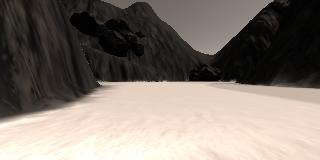
#> input picture sample.jpg, 320 x 160 px
$ python main.py
#> lines starting #> are read from the running program, lines starting #| are printed output that depends on the picture; after the words box and inside, x2 and y2 are one past the last pixel; in counts of white or black regions, pixels touching at a corner belong together
import matplotlib.image as mpimg
import matplotlib.pyplot as plt

filename = 'sample.jpg'
image = mpimg.imread(filename)
#> image is the input picture: shape (160, 320, 3); mean R, G, B 128.4, 119, 110.8
plt.imshow(image)
plt.show()

import numpy as np

# print(image.dtype, image.shape, np.min(image), np.max(image))

red_channel = np.copy(image)
red_channel[:, :, [1, 2]] = 0
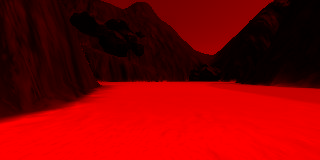
#> red_channel: shape (160, 320, 3); mean R, G, B 128.4, 0, 0
green_channel = np.copy(image)
green_channel[:, :, [0, 2]] = 0
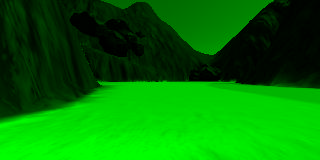
#> green_channel: shape (160, 320, 3); mean R, G, B 0, 119, 0
blue_channel = np.copy(image)
blue_channel[:, :, [0, 1]] = 0
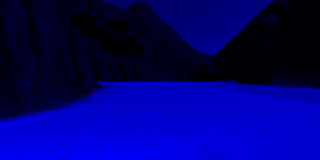
#> blue_channel: shape (160, 320, 3); mean R, G, B 0, 0, 110.8
fig = plt.figure(figsize=(12, 3))
plt.subplot(131)
plt.imshow(red_channel)
plt.subplot(132)
plt.imshow(green_channel)
plt.subplot(133)
plt.imshow(blue_channel)
plt.show()
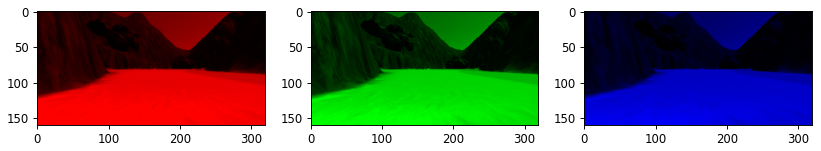
#> figure drawn by matplotlib, 3 panels

def color_thresh(img, rgb_thresh=(0, 0, 0)):

#> called with rgb_thresh = (160, 160, 160)
    color_select = np.zeros_like(img[:, :, 0])

    above_thresh = (img[:, :, 0] > rgb_thresh[0]) \
                   & (img[:, :, 1] > rgb_thresh[1]) \
                   & (img[:, :, 2] > rgb_thresh[2])
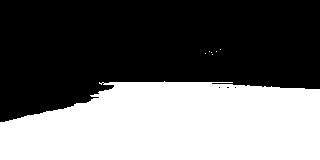
#> above_thresh: shape (160, 320) bool; 42.2% white; 7 white regions (6 under 20 px), largest, box (x1, y1, x2, y2) and area: (0, 81, 320, 160) 21581

    color_select[above_thresh] = 1

    return color_select

red_threshold = 160
green_threshold = 160
blue_threshold = 160

rgb_threshold = (red_threshold, green_threshold, blue_threshold)

color_select = color_thresh(image, rgb_thresh=rgb_threshold)

# Відображаємо оригінал та результат
f, (ax1, ax2) = plt.subplots(1, 2, figsize=(21, 7), sharey=True)
f.tight_layout()
ax1.imshow(image)
ax1.set_title('Original Image', fontsize=40)

ax2.imshow(color_select, cmap='gray')
ax2.set_title('Your Result', fontsize=40)
plt.subplots_adjust(left=0., right=1, top=0.9, bottom=0.)
plt.show()

$ run again, with example_grid1.jpg copied over sample.jpg
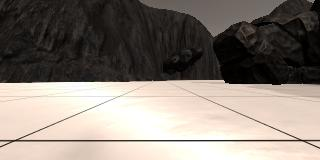
#> input picture example_grid1.jpg, 320 x 160 px
#> image is the input picture: shape (160, 320, 3); mean R, G, B 135.1, 126.3, 118.3
#> `blue_channel[:, :, [0, 1]] = 0`:
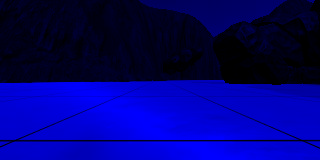
#> blue_channel: shape (160, 320, 3); mean R, G, B 0, 0, 118.3
#> in color_thresh, `above_thresh = (img[:, :, 0] > rgb_thresh[0]) \ & (img[:, :, 1] > rgb_..`:
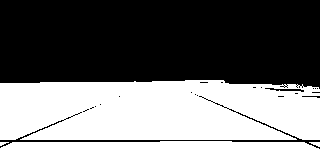
#> above_thresh: shape (160, 320) bool; 46.5% white; 4 white regions, box (x1, y1, x2, y2) and area: (0, 80, 320, 140) 17996, (0, 141, 320, 160) 5734, (309, 142, 320, 147) 33, (0, 142, 9, 146) 21
